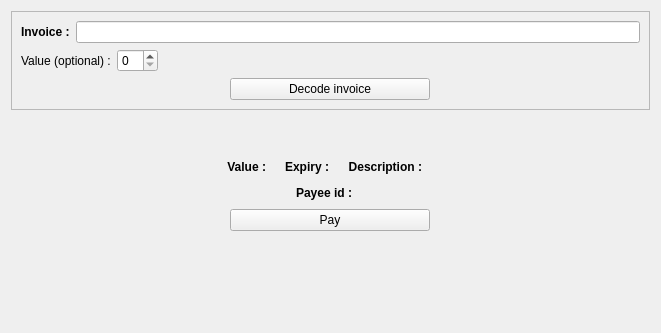
<?xml version="1.0" encoding="UTF-8"?>
<ui version="4.0">
 <class>SendPage</class>
 <widget class="QWidget" name="SendPage">
  <property name="geometry">
   <rect>
    <x>0</x>
    <y>0</y>
    <width>661</width>
    <height>333</height>
   </rect>
  </property>
  <property name="windowTitle">
   <string>Form</string>
  </property>
  <layout class="QVBoxLayout" name="verticalLayout_2">
   <item>
    <widget class="QFrame" name="frameTop">
     <property name="frameShape">
      <enum>QFrame::StyledPanel</enum>
     </property>
     <layout class="QHBoxLayout" name="horizontalLayout">
      <item>
       <layout class="QVBoxLayout" name="verticalLayout_3">
        <item>
         <layout class="QHBoxLayout" name="horizontalLayout_4">
          <item>
           <widget class="QLabel" name="label">
            <property name="font">
             <font>
              <weight>75</weight>
              <bold>true</bold>
             </font>
            </property>
            <property name="toolTip">
             <string>In order to pay, you need to specify a bolt11 encoded invoice.</string>
            </property>
            <property name="text">
             <string>Invoice :</string>
            </property>
           </widget>
          </item>
          <item>
           <widget class="QLineEdit" name="lineInvoice"/>
          </item>
         </layout>
        </item>
        <item>
         <layout class="QHBoxLayout" name="horizontalLayout_5">
          <item>
           <widget class="QLabel" name="label_2">
            <property name="toolTip">
             <string>To set (in mgro) only if not already set in the invoice</string>
            </property>
            <property name="text">
             <string>Value (optional) :</string>
            </property>
           </widget>
          </item>
          <item>
           <widget class="QSpinBox" name="spinValue"/>
          </item>
          <item>
           <spacer name="horizontalSpacer">
            <property name="orientation">
             <enum>Qt::Horizontal</enum>
            </property>
            <property name="sizeHint" stdset="0">
             <size>
              <width>40</width>
              <height>20</height>
             </size>
            </property>
           </spacer>
          </item>
         </layout>
        </item>
        <item>
         <layout class="QHBoxLayout" name="horizontalLayout_11">
          <item>
           <widget class="QPushButton" name="buttonDecode">
            <property name="maximumSize">
             <size>
              <width>200</width>
              <height>16777215</height>
             </size>
            </property>
            <property name="toolTip">
             <string>Decode the invoice in order to pay it afterwards.</string>
            </property>
            <property name="text">
             <string>Decode invoice</string>
            </property>
           </widget>
          </item>
         </layout>
        </item>
       </layout>
      </item>
     </layout>
    </widget>
   </item>
   <item>
    <spacer name="verticalSpacer_2">
     <property name="orientation">
      <enum>Qt::Vertical</enum>
     </property>
     <property name="sizeHint" stdset="0">
      <size>
       <width>20</width>
       <height>40</height>
      </size>
     </property>
    </spacer>
   </item>
   <item>
    <layout class="QVBoxLayout" name="verticalLayout_6">
     <item>
      <layout class="QHBoxLayout" name="horizontalLayout_2">
       <item>
        <spacer name="horizontalSpacer_4">
         <property name="orientation">
          <enum>Qt::Horizontal</enum>
         </property>
         <property name="sizeHint" stdset="0">
          <size>
           <width>40</width>
           <height>20</height>
          </size>
         </property>
        </spacer>
       </item>
       <item>
        <layout class="QHBoxLayout" name="horizontalLayout_7">
         <item>
          <widget class="QLabel" name="label_8">
           <property name="font">
            <font>
             <weight>75</weight>
             <bold>true</bold>
            </font>
           </property>
           <property name="toolTip">
            <string>The value requested by the invoice.</string>
           </property>
           <property name="text">
            <string>Value :</string>
           </property>
           <property name="alignment">
            <set>Qt::AlignRight|Qt::AlignTrailing|Qt::AlignVCenter</set>
           </property>
          </widget>
         </item>
         <item>
          <widget class="QLabel" name="labelValue">
           <property name="text">
            <string/>
           </property>
          </widget>
         </item>
        </layout>
       </item>
       <item>
        <layout class="QHBoxLayout" name="horizontalLayout_9">
         <item>
          <widget class="QLabel" name="label_4">
           <property name="font">
            <font>
             <weight>75</weight>
             <bold>true</bold>
            </font>
           </property>
           <property name="toolTip">
            <string>The invoice expiration.</string>
           </property>
           <property name="text">
            <string>Expiry :</string>
           </property>
           <property name="alignment">
            <set>Qt::AlignRight|Qt::AlignTrailing|Qt::AlignVCenter</set>
           </property>
           <property name="wordWrap">
            <bool>true</bool>
           </property>
          </widget>
         </item>
         <item>
          <widget class="QLabel" name="labelExpiry">
           <property name="text">
            <string/>
           </property>
          </widget>
         </item>
        </layout>
       </item>
       <item>
        <layout class="QHBoxLayout" name="horizontalLayout_6">
         <item>
          <widget class="QLabel" name="label_7">
           <property name="font">
            <font>
             <weight>75</weight>
             <bold>true</bold>
            </font>
           </property>
           <property name="toolTip">
            <string>The description set by the payee.</string>
           </property>
           <property name="text">
            <string>Description :</string>
           </property>
           <property name="alignment">
            <set>Qt::AlignRight|Qt::AlignTrailing|Qt::AlignVCenter</set>
           </property>
          </widget>
         </item>
         <item>
          <widget class="QLabel" name="labelDescription">
           <property name="text">
            <string/>
           </property>
           <property name="wordWrap">
            <bool>true</bool>
           </property>
          </widget>
         </item>
        </layout>
       </item>
       <item>
        <spacer name="horizontalSpacer_5">
         <property name="orientation">
          <enum>Qt::Horizontal</enum>
         </property>
         <property name="sizeHint" stdset="0">
          <size>
           <width>40</width>
           <height>20</height>
          </size>
         </property>
        </spacer>
       </item>
      </layout>
     </item>
     <item>
      <layout class="QHBoxLayout" name="horizontalLayout_8">
       <item>
        <spacer name="horizontalSpacer_2">
         <property name="orientation">
          <enum>Qt::Horizontal</enum>
         </property>
         <property name="sizeHint" stdset="0">
          <size>
           <width>40</width>
           <height>20</height>
          </size>
         </property>
        </spacer>
       </item>
       <item>
        <widget class="QLabel" name="label_6">
         <property name="font">
          <font>
           <weight>75</weight>
           <bold>true</bold>
          </font>
         </property>
         <property name="toolTip">
          <string>Public key of the payee node</string>
         </property>
         <property name="text">
          <string>Payee id :</string>
         </property>
         <property name="wordWrap">
          <bool>true</bool>
         </property>
        </widget>
       </item>
       <item>
        <widget class="QLabel" name="labelPublicKey">
         <property name="text">
          <string/>
         </property>
         <property name="wordWrap">
          <bool>true</bool>
         </property>
        </widget>
       </item>
       <item>
        <spacer name="horizontalSpacer_3">
         <property name="orientation">
          <enum>Qt::Horizontal</enum>
         </property>
         <property name="sizeHint" stdset="0">
          <size>
           <width>40</width>
           <height>20</height>
          </size>
         </property>
        </spacer>
       </item>
      </layout>
     </item>
     <item>
      <layout class="QHBoxLayout" name="horizontalLayout_12">
       <item>
        <layout class="QVBoxLayout" name="verticalLayout_7">
         <item>
          <layout class="QHBoxLayout" name="horizontalLayout_13">
           <item>
            <widget class="QPushButton" name="buttonPay">
             <property name="maximumSize">
              <size>
               <width>200</width>
               <height>16777215</height>
              </size>
             </property>
             <property name="text">
              <string>Pay</string>
             </property>
            </widget>
           </item>
          </layout>
         </item>
         <item>
          <spacer name="verticalSpacer">
           <property name="orientation">
            <enum>Qt::Vertical</enum>
           </property>
           <property name="sizeType">
            <enum>QSizePolicy::Fixed</enum>
           </property>
           <property name="sizeHint" stdset="0">
            <size>
             <width>20</width>
             <height>30</height>
            </size>
           </property>
          </spacer>
         </item>
         <item>
          <widget class="QLabel" name="labelPaymentResult">
           <property name="font">
            <font>
             <weight>75</weight>
             <italic>true</italic>
             <bold>true</bold>
            </font>
           </property>
           <property name="text">
            <string/>
           </property>
           <property name="alignment">
            <set>Qt::AlignCenter</set>
           </property>
          </widget>
         </item>
        </layout>
       </item>
      </layout>
     </item>
    </layout>
   </item>
   <item>
    <spacer name="verticalSpacer_3">
     <property name="orientation">
      <enum>Qt::Vertical</enum>
     </property>
     <property name="sizeHint" stdset="0">
      <size>
       <width>20</width>
       <height>40</height>
      </size>
     </property>
    </spacer>
   </item>
  </layout>
 </widget>
 <resources/>
 <connections/>
</ui>
